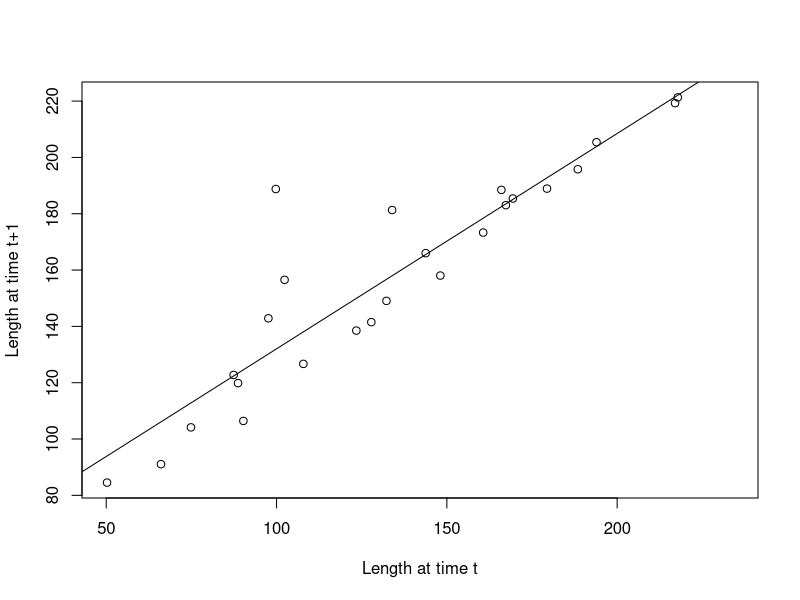
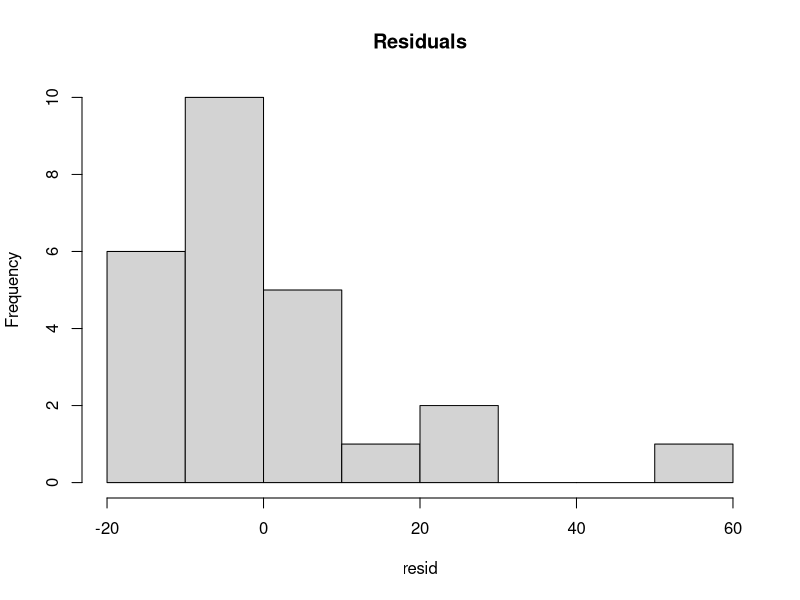

Source code (R) for these figures, in order:
## We want to find the relationship between
## length at time t and length at time t+1 for
## a (simulated) population (e.g., Walford plot).
## This requires a linear model of length(t)
## versus length(t+1).  We will fit the model
## with length(t) as the independent variable
## and length(t+1) as the dependent variable.

#prompt user for csv file, read in the data from the csv file
gdat <- read.csv(file="data/Intro-linearModel.csv");

#Look at part of the data
print(head(gdat))

#Fit the linear model
wmod <- lm(L1 ~ L0, data=gdat)

#look at a summary of the results
print(summary(wmod))

#extract the slope and intercept
coefs <- coef(wmod)

#Make a plot of the data with the model
plot(L1 ~ L0, data=gdat, 
     ylab="Length at time t+1", 
     xlab="Length at time t")
abline(wmod) #the model

#Get the residuals
resid <- wmod$residuals

#check to see if any of the residuals are unusually large
if(any(abs(resid) > 40))
{
  warning("Large residuals")  #output a warning to the user
}

#histogram of the residuals
hist(resid, main="Residuals")
